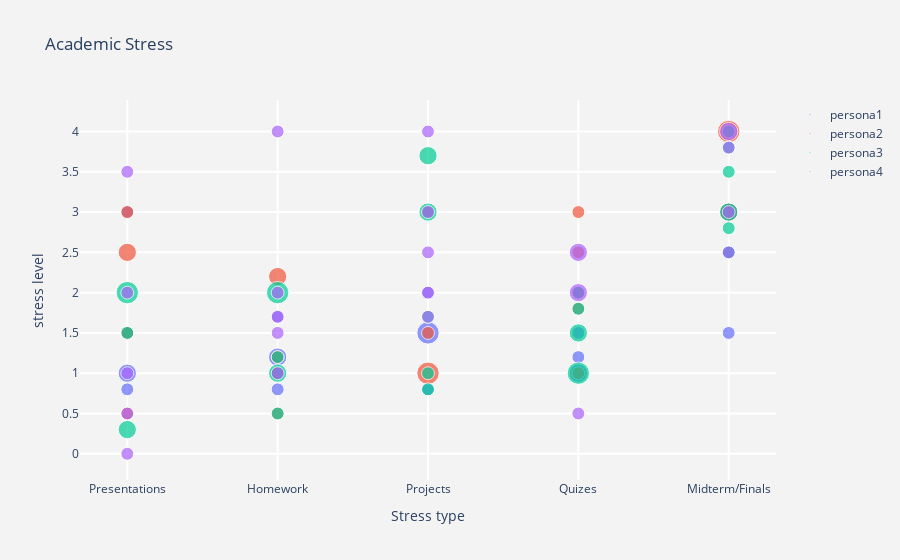

The notebook cell saved with this chart:
### Code cell
fig = go.Figure()
for persona, data in persona_data.items():

    fig.add_trace(go.Scatter(x=data['x'],
        y=data['Level'],name = persona,
        marker_size=data['weight'], text=data['hover'],hoverinfo='text'))



sizeref =  2.*60/(100**2)


fig.update_traces(mode='markers', marker=dict(sizemode='area',
                                              sizeref=sizeref, line_width=1))

fig.update_layout(
    title='Academic Stress',
    xaxis=dict(
        title='Stress type',
        gridcolor='white',
        gridwidth=2,
    ),
    yaxis=dict(
        title='stress level',
        gridcolor='white',
        gridwidth=2,
    ),
    paper_bgcolor='rgb(243, 243, 243)',
    plot_bgcolor='rgb(243, 243, 243)',
)

# fig = px.scatter(df, x='Presentations', size="weight_1",
#             log_x=True, size_max=60)
fig.show()

### Figure 1 — Plotly figure (JSON) as saved in the notebook; plotly's stock layout.template omitted (floating-point values rounded to 4 significant figures)
{"data": [{"hoverinfo": "text", "marker": {"line": {"width": 1}, "size": [1, 2, 1, 1, 1, 1, 2, 1, 1, 3, 1, 0, 2, 1, 1, 1, 1, 1, 2, 1], "sizemode": "area", "sizeref": 0.012}, "mode": "markers", "name": "persona1", "text": ["Stress:Presentations<br>Stress level:0.8<br>Weight:1", "Stress:Presentations<br>Stress level:1.0<br>Weight:2", "Stress:Presentations<br>Stress level:1.5<br>Weight:1", "Stress:Presentations<br>Stress level:3.0<br>Weight:1", "Stress:Homework<br>Stress level:0.8<br>Weight:1", "Stress:Homework<br>Stress level:1.0<br>Weight:1", "Stress:Homework<br>Stress level:1.2<br>Weight:2", "Stress:Homework<br>Stress level:1.7<br>Weight:1", "Stress:Projects<br>Stress level:0.8<br>Weight:1", "Stress:Projects<br>Stress level:1.5<br>Weight:3", "Stress:Projects<br>Stress level:2.0<br>Weight:1", "Stress:Projects<br>Stress level:0.0<br>Weight:0", "Stress:Quizes<br>Stress level:1.0<br>Weight:2", "Stress:Quizes<br>Stress level:1.2<br>Weight:1", "Stress:Quizes<br>Stress level:1.5<br>Weight:1", "Stress:Quizes<br>Stress level:2.0<br>Weight:1", "Stress:Midterm/Finals<br>Stress level:1.5<br>Weight:1", "Stress:Midterm/Finals<br>Stress level:2.5<br>Weight:1", "Stress:Midterm/Finals<br>Stress level:3.0<br>Weight:2", "Stress:Midterm/Finals<br>Stress level:4.0<br>Weight:1"], "type": "scatter", "x": ["Presentations", "Presentations", "Presentations", "Presentations", "Homework", "Homework", "Homework", "Homework", "Projects", "Projects", "Projects", "Projects", "Quizes", "Quizes", "Quizes", "Quizes", "Midterm/Finals", "Midterm/Finals", "Midterm/Finals", "Midterm/Finals"], "y": [0.8, 1, 1.5, 3, 0.8, 1, 1.2, 1.7, 0.8, 1.5, 2, 0, 1, 1.2, 1.5, 2, 1.5, 2.5, 3, 4]}, {"hoverinfo": "text", "marker": {"line": {"width": 1}, "size": [1, 1, 2, 1, 1, 1, 1, 2, 3, 1, 1, 1, 1, 1, 1, 1, 2, 3], "sizemode": "area", "sizeref": 0.012}, "mode": "markers", "name": "persona2", "text": ["Stress:Presentations<br>Stress level:0.5<br>Weight:1", "Stress:Presentations<br>Stress level:1.5<br>Weight:1", "Stress:Presentations<br>Stress level:2.5<br>Weight:2", "Stress:Presentations<br>Stress level:3.0<br>Weight:1", "Stress:Homework<br>Stress level:0.5<br>Weight:1", "Stress:Homework<br>Stress level:1.0<br>Weight:1", "Stress:Homework<br>Stress level:1.2<br>Weight:1", "Stress:Homework<br>Stress level:2.2<br>Weight:2", "Stress:Projects<br>Stress level:1.0<br>Weight:3", "Stress:Projects<br>Stress level:1.5<br>Weight:1", "Stress:Projects<br>Stress level:3.0<br>Weight:1", "Stress:Quizes<br>Stress level:1.0<br>Weight:1", "Stress:Quizes<br>Stress level:1.8<br>Weight:1", "Stress:Quizes<br>Stress level:2.0<br>Weight:1", "Stress:Quizes<br>Stress level:2.5<br>Weight:1", "Stress:Quizes<br>Stress level:3.0<br>Weight:1", "Stress:Midterm/Finals<br>Stress level:3.0<br>Weight:2", "Stress:Midterm/Finals<br>Stress level:4.0<br>Weight:3"], "type": "scatter", "x": ["Presentations", "Presentations", "Presentations", "Presentations", "Homework", "Homework", "Homework", "Homework", "Projects", "Projects", "Projects", "Quizes", "Quizes", "Quizes", "Quizes", "Quizes", "Midterm/Finals", "Midterm/Finals"], "y": [0.5, 1.5, 2.5, 3, 0.5, 1, 1.2, 2.2, 1, 1.5, 3, 1, 1.8, 2, 2.5, 3, 3, 4]}, {"hoverinfo": "text", "marker": {"line": {"width": 1}, "size": [2, 1, 3, 1, 2, 1, 3, 1, 1, 1, 2, 2, 3, 2, 1, 1, 1, 1, 2, 1, 1, 1], "sizemode": "area", "sizeref": 0.012}, "mode": "markers", "name": "persona3", "text": ["Stress:Presentations<br>Stress level:0.3<br>Weight:2", "Stress:Presentations<br>Stress level:1.5<br>Weight:1", "Stress:Presentations<br>Stress level:2.0<br>Weight:3", "Stress:Homework<br>Stress level:0.5<br>Weight:1", "Stress:Homework<br>Stress level:1.0<br>Weight:2", "Stress:Homework<br>Stress level:1.2<br>Weight:1", "Stress:Homework<br>Stress level:2.0<br>Weight:3", "Stress:Projects<br>Stress level:0.8<br>Weight:1", "Stress:Projects<br>Stress level:1.0<br>Weight:1", "Stress:Projects<br>Stress level:1.7<br>Weight:1", "Stress:Projects<br>Stress level:3.0<br>Weight:2", "Stress:Projects<br>Stress level:3.7<br>Weight:2", "Stress:Quizes<br>Stress level:1.0<br>Weight:3", "Stress:Quizes<br>Stress level:1.5<br>Weight:2", "Stress:Quizes<br>Stress level:1.8<br>Weight:1", "Stress:Quizes<br>Stress level:2.0<br>Weight:1", "Stress:Midterm/Finals<br>Stress level:2.5<br>Weight:1", "Stress:Midterm/Finals<br>Stress level:2.8<br>Weight:1", "Stress:Midterm/Finals<br>Stress level:3.0<br>Weight:2", "Stress:Midterm/Finals<br>Stress level:3.5<br>Weight:1", "Stress:Midterm/Finals<br>Stress level:3.8<br>Weight:1", "Stress:Midterm/Finals<br>Stress level:4.0<br>Weight:1"], "type": "scatter", "x": ["Presentations", "Presentations", "Presentations", "Homework", "Homework", "Homework", "Homework", "Projects", "Projects", "Projects", "Projects", "Projects", "Quizes", "Quizes", "Quizes", "Quizes", "Midterm/Finals", "Midterm/Finals", "Midterm/Finals", "Midterm/Finals", "Midterm/Finals", "Midterm/Finals"], "y": [0.3, 1.5, 2, 0.5, 1, 1.2, 2, 0.8, 1, 1.7, 3, 3.7, 1, 1.5, 1.8, 2, 2.5, 2.8, 3, 3.5, 3.8, 4]}, {"hoverinfo": "text", "marker": {"line": {"width": 1}, "size": [1, 1, 1, 1, 1, 1, 1, 1, 1, 1, 1, 1, 1, 1, 1, 1, 2, 2, 1, 1, 1, 2], "sizemode": "area", "sizeref": 0.012}, "mode": "markers", "name": "persona4", "text": ["Stress:Presentations<br>Stress level:0.0<br>Weight:1", "Stress:Presentations<br>Stress level:0.5<br>Weight:1", "Stress:Presentations<br>Stress level:1.0<br>Weight:1", "Stress:Presentations<br>Stress level:2.0<br>Weight:1", "Stress:Presentations<br>Stress level:3.5<br>Weight:1", "Stress:Homework<br>Stress level:1.0<br>Weight:1", "Stress:Homework<br>Stress level:1.5<br>Weight:1", "Stress:Homework<br>Stress level:1.7<br>Weight:1", "Stress:Homework<br>Stress level:2.0<br>Weight:1", "Stress:Homework<br>Stress level:4.0<br>Weight:1", "Stress:Projects<br>Stress level:1.7<br>Weight:1", "Stress:Projects<br>Stress level:2.0<br>Weight:1", "Stress:Projects<br>Stress level:2.5<br>Weight:1", "Stress:Projects<br>Stress level:3.0<br>Weight:1", "Stress:Projects<br>Stress level:4.0<br>Weight:1", "Stress:Quizes<br>Stress level:0.5<br>Weight:1", "Stress:Quizes<br>Stress level:2.0<br>Weight:2", "Stress:Quizes<br>Stress level:2.5<br>Weight:2", "Stress:Midterm/Finals<br>Stress level:2.5<br>Weight:1", "Stress:Midterm/Finals<br>Stress level:3.0<br>Weight:1", "Stress:Midterm/Finals<br>Stress level:3.8<br>Weight:1", "Stress:Midterm/Finals<br>Stress level:4.0<br>Weight:2"], "type": "scatter", "x": ["Presentations", "Presentations", "Presentations", "Presentations", "Presentations", "Homework", "Homework", "Homework", "Homework", "Homework", "Projects", "Projects", "Projects", "Projects", "Projects", "Quizes", "Quizes", "Quizes", "Midterm/Finals", "Midterm/Finals", "Midterm/Finals", "Midterm/Finals"], "y": [0, 0.5, 1, 2, 3.5, 1, 1.5, 1.7, 2, 4, 1.7, 2, 2.5, 3, 4, 0.5, 2, 2.5, 2.5, 3, 3.8, 4]}], "layout": {"paper_bgcolor": "rgb(243, 243, 243)", "plot_bgcolor": "rgb(243, 243, 243)", "title": {"text": "Academic Stress"}, "xaxis": {"gridcolor": "white", "gridwidth": 2, "title": {"text": "Stress type"}}, "yaxis": {"gridcolor": "white", "gridwidth": 2, "title": {"text": "stress level"}}}}
